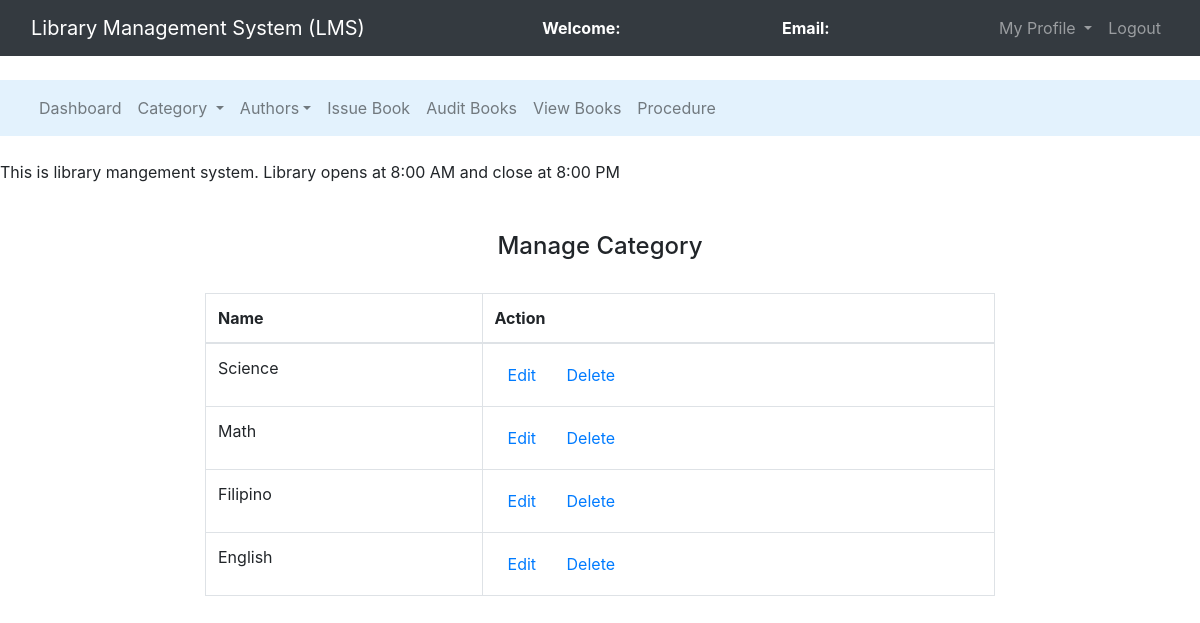
/admin/manage_cat.php, run on the app's committed database.
### tables this page shows
CREATE TABLE `categories` (
  `cat_id` int(11) NOT NULL,
  `category_name` varchar(255) NOT NULL
);

### admin/manage_cat.php (the view, shortened to what this page needs)
<!DOCTYPE html>
<html>
<head>
	<link rel="stylesheet" type="text/css" href="../bootstrap-4.4.1/css/bootstrap.min.css">
</head>
<body>
	<nav class="navbar navbar-expand-lg navbar-dark bg-dark">
		<div class="container-fluid">
			<div class="navbar-header">
				<a class="navbar-brand" href="admin_dashboard.php">Library Management System (LMS)</a>
			</div>
			<font style="color: white"><span><strong>Welcome: <?php echo $_SESSION['name'];?></strong></span></font>
			<font style="color: white"><span><strong>Email: <?php echo $_SESSION['email'];?></strong></font>
		    <ul class="nav navbar-nav navbar-right">
		      <li class="nav-item dropdown">
	        	<a class="nav-link dropdown-toggle" data-toggle="dropdown">My Profile </a>
		      </li>
		      <li class="nav-item">
		        <a class="nav-link" href="../logout.php">Logout</a>
		      </li>
		    </ul>
		</div>
	</nav><br>
	<nav class="navbar navbar-expand-lg navbar-light" style="background-color: #e3f2fd">
		<div class="container-fluid">
		    <ul class="nav navbar-nav navbar-center">
		      <li class="nav-item">
		        <a class="nav-link" href="admin_dashboard.php">Dashboard</a>
		      <li class="nav-item dropdown">
	        	<a class="nav-link dropdown-toggle" data-toggle="dropdown">Category </a>
		      </li>
		      <li class="nav-item dropdown">
	        	<a class="nav-link dropdown-toggle" data-toggle="dropdown">Authors</a>
		      </li>
	          <li class="nav-item">
		        <a class="nav-link" href="issue_book.php">Issue Book</a>
		      </li>
			  <li class="nav-item">
                    <a class="nav-link" href="audit_books.php">Audit Books</a>
                </li>
				<li class="nav-item">
		        <a class="nav-link" href="view_page.php">View Books</a>
		      </li>
			  </li>
                <li class="nav-item">
		        <a class="nav-link" href="procedure.php">Procedure</a>
		      </li>
		    </ul>
		</div>
	</nav><br>
	<span><marquee>This is library mangement system. Library opens at 8:00 AM and close at 8:00 PM</marquee></span><br><br>
		<center><h4>Manage Category</h4><br></center>
		<div class="row">
			<div class="col-md-2"></div>
			<div class="col-md-8">
				<table class="table table-bordered table-hover">
					<thead>
						<tr>
							<th>Name</th>
							<th>Action</th>
						</tr>
					</thead>
					<?php
						$connection = mysqli_connect("localhost","root","");
						$query = "select * from categories";
						$query_run = mysqli_query($connection,$query);
						while ($row = mysqli_fetch_assoc($query_run)){
							?>
							<tr>
								<td><?php echo $row['category_name'];?></td>
								<td><button class="btn"><a href="edit_cat.php?cid=<?php echo $row['cat_id'];?>">Edit</a></button>
								<button class="btn"><a href="delete_cat.php?cid=<?php echo $row['cat_id'];?>">Delete</a></button></td>
							</tr>
							<?php
						}
					?>
				</table>
			</div>
			<div class="col-md-2"></div>
		</div>
</body>
</html>

### data on the page
categories: category_name "Science"
categories: category_name "Math"
categories: category_name "Filipino"
categories: category_name "English"
